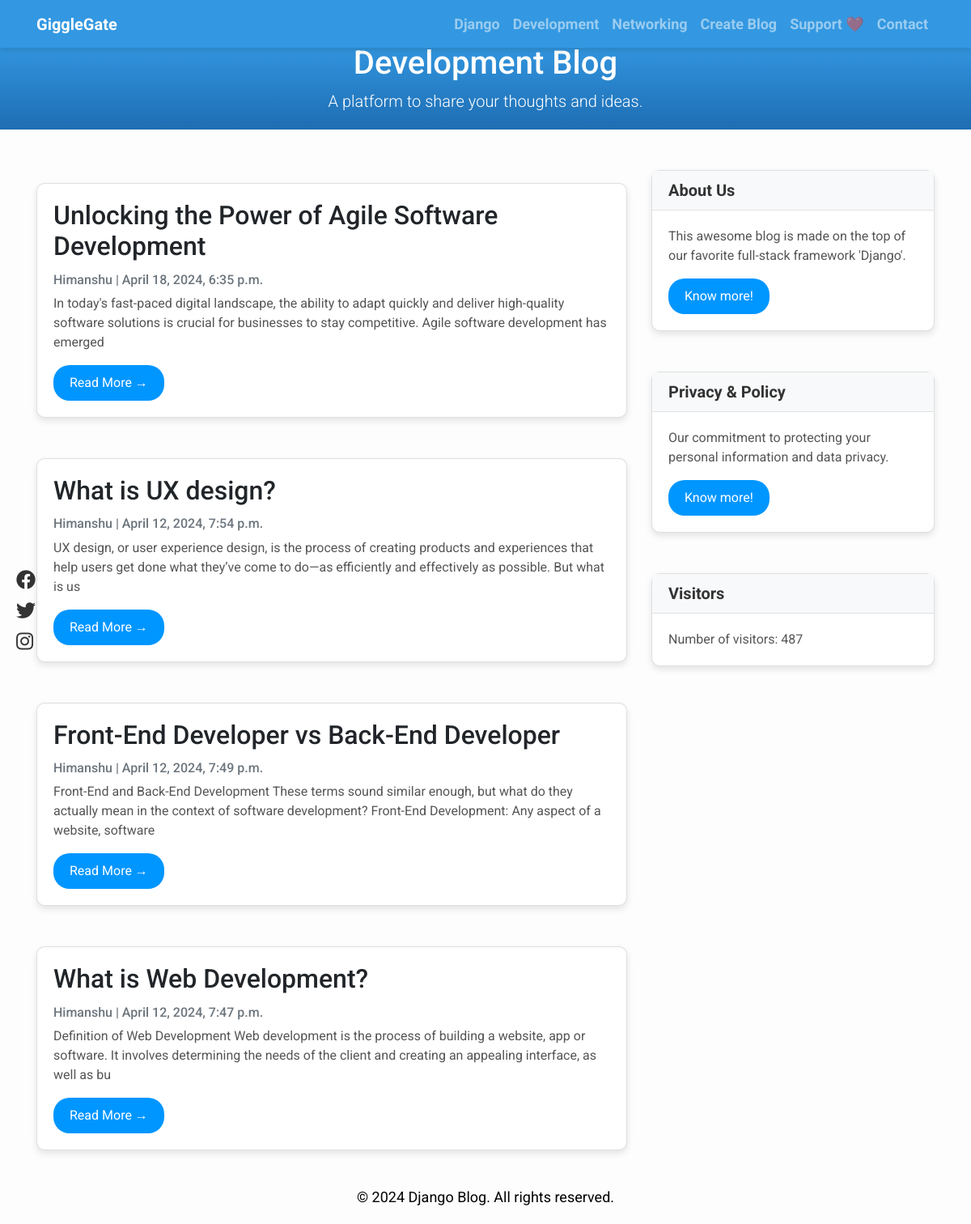
The app's page /development/ with its own data.
### Blog_app/models.py (models this page shows, shortened)
class Development(models.Model):
    title = models.CharField(max_length=200, unique=True)
    slug = models.SlugField(max_length=200, unique=True)
    author = models.ForeignKey(User, on_delete=models.CASCADE, related_name='development_posts')
    updated_on = models.DateTimeField(auto_now=True)
    content = models.TextField()
    created_on = models.DateTimeField(auto_now_add=True)
    status = models.IntegerField(choices=STATUS, default=0)
    image = models.ImageField(upload_to='images/', blank=True, null=True)
    class Meta:
        ordering = ['-created_on']

class VisitCounter(models.Model):
    count = models.IntegerField(default=0)

### Blog_app/views.py (the view)
# urls.py: path('development/', views.DevelopmentList.as_view(), name='development'),
class DevelopmentList(generic.ListView):
    queryset = Development.objects.filter(status=1).order_by('-created_on')
    template_name = 'development.html'
    def get_context_data(self, **kwargs):
        context = super().get_context_data(**kwargs)
        visit_counter, created = VisitCounter.objects.get_or_create()
        if created:
            visit_counter.save()
        visit_counter.count += 1
        visit_counter.save()
        context['visit_counter'] = visit_counter
        return context

### templates/development.html (shortened to what this page needs)
<!DOCTYPE html>
<html lang="en">
<head>
</head>
<body>
    {% extends "base.html" %}
    {% block content %}
    <header class="masthead text-center">
        <div class="container">
            <h1>Development Blog</h1>
            <p class="lead">A platform to share your thoughts and ideas.</p>
        </div>
    </header>
    <div class="container">
        <div class="row">
            <div class="col-md-8 mt-3 left">
                {% for development in development_list %}
                <div class="card mb-4">
                    <div class="card-body">
                        <h2 class="card-title">{{ development.title }}</h2>
                        <p class="card-text text-muted h6">{{ development.author }} | {{ development.created_on}} </p>
                        <p class="card-text">{{development.content|slice:":200" }}</p>
                        <a href="{% url 'development_detail' development.slug  %}" class="btn btn-primary">Read More &rarr;</a>
                    </div>
                </div>
                {% endfor %}
            </div>
            {% block sidebar %} {% include 'sidebar.html' %} {% endblock sidebar %}
        </div>
    </div>
    {% endblock %}

### templates/sidebar.html (shortened to what this page needs)
{% block sidebar %}
<div class="col-md-4 float-right">
    <div class="card">
        <h5 class="card-header">About Us</h5>
        <div class="card-body">
            <p class="card-text">This awesome blog is made on the top of our favorite full-stack framework 'Django'.</p>
            <a href="{% url 'about' %}" class="btn btn-primary">Know more!</a>
        </div>
    </div>
    <div class="card">
        <h5 class="card-header">Privacy & Policy</h5>
        <div class="card-body">
            <p class="card-text">Our commitment to protecting your personal information and data privacy.</p>
            <a href="{% url 'privacy' %}" class="btn btn-primary">Know more!</a>
        </div>
    </div>
    <div class="card">
        <h5 class="card-header">Visitors</h5>
        <div class="card-body">
            <p class="card-text">Number of visitors: {{ visit_counter.count }}</p>
        </div>
    </div>
</div>
{% endblock sidebar %}

### templates/base.html (style rules this page uses)
body { font-family: "Roboto", sans-serif; font-size: 16px; background-color: #f8f9fa; }
.masthead { background: linear-gradient(to bottom, #3398E1, #1E6DB3); color: #fff; padding: 4px 0; }

### templates/development.html (style rules this page uses)
body { font-family: "Roboto", sans-serif; font-size: 18px; background-color: #fdfdfd; margin-top: 50px; }
.card { box-shadow: 0 16px 48px #E3E7EB; }

### templates/sidebar.html (style rules this page uses)
.card { box-shadow: 0 4px 8px rgba(0, 0, 0, 0.1); border-radius: 10px; margin-bottom: 20px; margin-top: 50px; }
.card-header { background-color: #f8f9fa; border-bottom: 1px solid #dee2e6; font-weight: bold; color: #333; }
.card-body { padding: 20px; }
.card-text { font-size: 16px; color: #555; }
.btn { background-color: #0096FF; color: #fff; border: none; border-radius: 20px; padding: 10px 20px; font-size: 16px; transition: background-color 0.3s; }

### records on screen
Development: title "Unlocking the Power of Agile Software Development", author "Himanshu", created_on "April 18, 2024, 6:35 p.m.", content "In today's fast-paced digital landscape, the ability to adapt quickly and deliver high-quality software solutions is crucial for businesses to stay competitive. Agile software development has emerged"
Development: title "What is UX design?", author "Himanshu", created_on "April 12, 2024, 7:54 p.m.", content "UX design, or user experience design, is the process of creating products and experiences that help users get done what they’ve come to do—as efficiently and effectively as possible. But what is us"
Development: title "Front-End Developer vs Back-End Developer", author "Himanshu", created_on "April 12, 2024, 7:49 p.m.", content "Front-End and Back-End Development These terms sound similar enough, but what do they actually mean in the context of software development? Front-End Development: Any aspect of a website, software"
Development: title "What is Web Development?", author "Himanshu", created_on "April 12, 2024, 7:47 p.m.", content "Definition of Web Development Web development is the process of building a website, app or software. It involves determining the needs of the client and creating an appealing interface, as well as bu"
VisitCounter: count "487"
